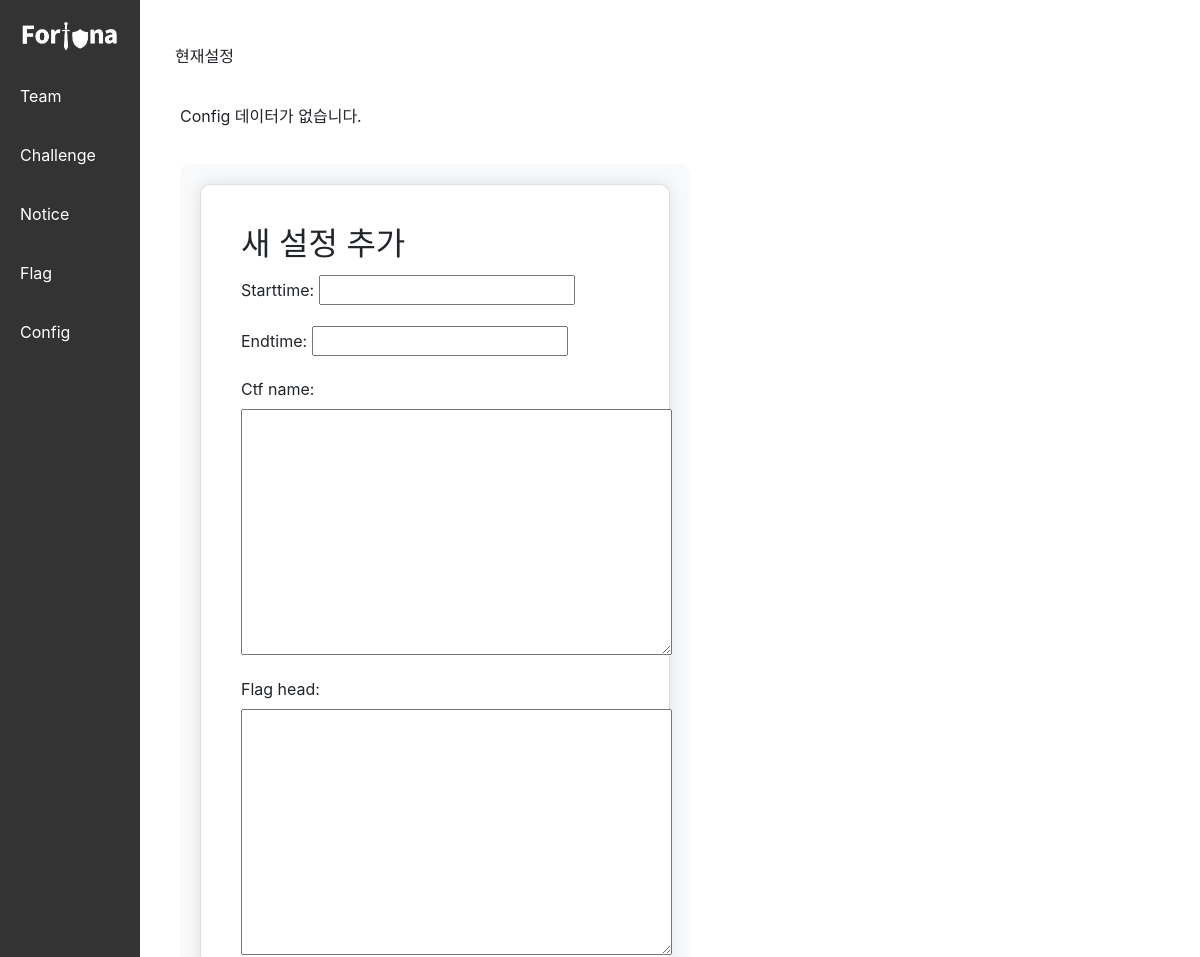
The page /manage/config/ (upper part) on the database as committed earlier.
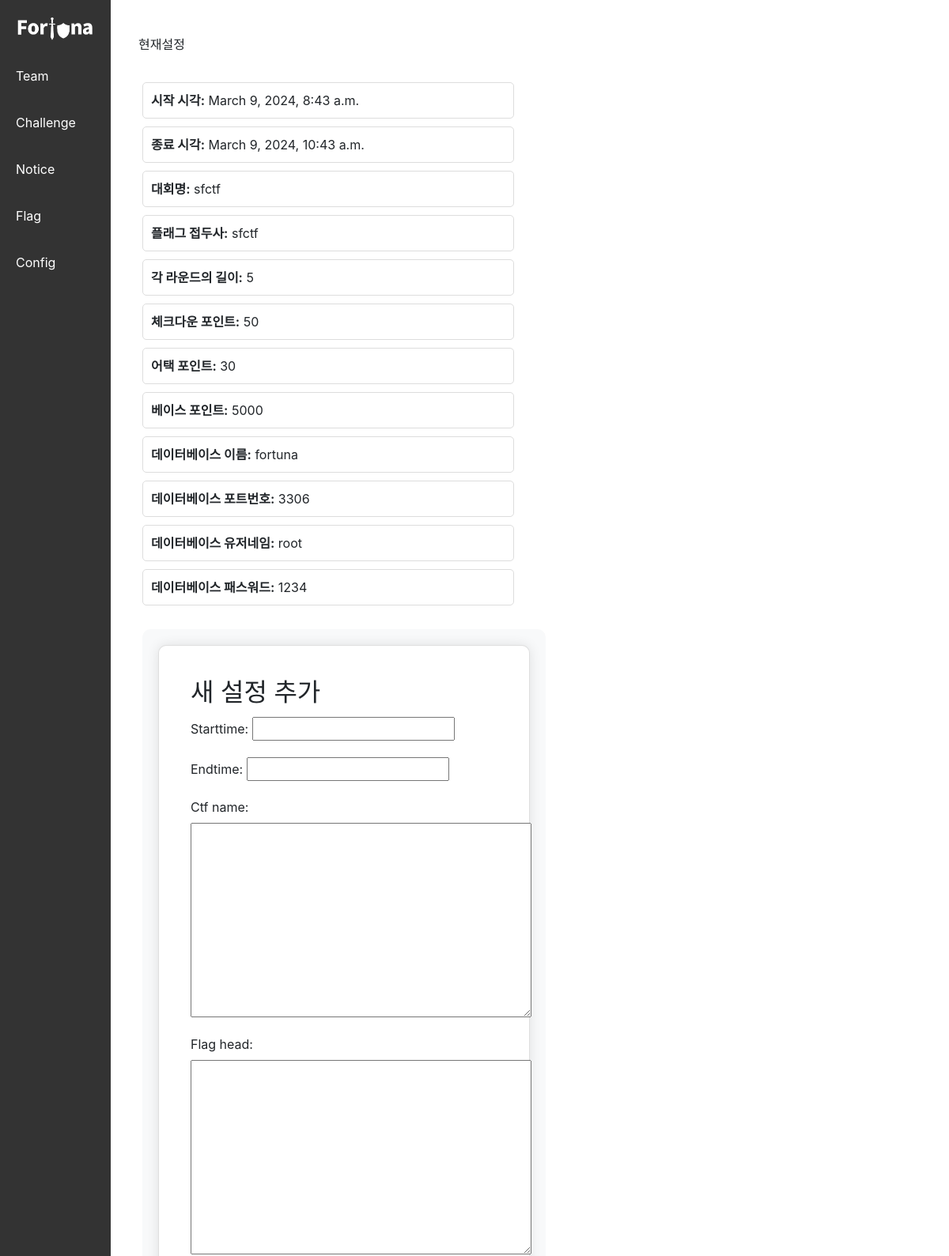
The same page on the database as committed later.
### config/models.py (models this page shows, shortened)
class Config(models.Model):
    starttime = models.DateTimeField()
    endtime = models.DateTimeField()
    ctf_name = models.TextField()
    flag_head = models.TextField()
    round_time = models.IntegerField()
    point_down = models.IntegerField()
    point_attack = models.IntegerField()
    point_base = models.IntegerField()
    db_name = models.TextField()
    db_port = models.IntegerField()
    db_username = models.TextField()
    db_password = models.TextField()
    created_at = models.DateTimeField(auto_now_add=True)

### config/views.py (the view)
# urls.py: path('config/', config.config_view, name='config'),
def config_view(request):
    if request.method == "POST":
        form = ConfigForm(request.POST)
        if form.is_valid():
            form.save()
            return redirect('config')  # 성공적으로 저장 후 같은 뷰로 리디렉션
    else:
        form = ConfigForm()  # GET 요청 시 빈 폼 생성
    try:
        config = Config.objects.latest('created_at')
        context = {'config': config, 'form': form}
    except Config.DoesNotExist:
        context = {'form': form}  # Config 데이터가 없을 경우 form만 컨텍스트에 추가
    return render(request, 'config/config.html', context)

### config/forms.py
class ConfigForm(forms.ModelForm):
    class Meta:
        model = Config
        fields = ['starttime', 'endtime', 'ctf_name', 'flag_head', 'round_time', 'point_down', 'point_attack', 'point_base', 'db_name', 'db_port', 'db_username', 'db_password']

### templates/config/config.html (shortened to what this page needs)
{% extends 'manage/base.html' %}
{% load static %}
{% block content %}
<div class="container-fluid mt-4">
    <p>현재설정</p>
    <div class="row">
        <div class="col-md-6 config-display">
            {% if config %}
            <div class="config-item"><span class="config-title">시작 시각:</span> {{ config.starttime }}</div>
            <div class="config-item"><span class="config-title">종료 시각:</span> {{ config.endtime }}</div>
            <div class="config-item"><span class="config-title">대회명:</span> {{ config.ctf_name }}</div>
            <div class="config-item"><span class="config-title">플래그 접두사:</span> {{ config.flag_head }}</div>
            <div class="config-item"><span class="config-title">각 라운드의 길이:</span> {{ config.round_time }}
            </div>
            <div class="config-item"><span class="config-title">체크다운 포인트:</span> {{ config.point_down }}
            </div>
            <div class="config-item"><span class="config-title">어택 포인트:</span> {{ config.point_attack }}
            </div>
            <div class="config-item"><span class="config-title">베이스 포인트:</span> {{ config.point_base }}
            </div>
            <div class="config-item"><span class="config-title">데이터베이스 이름:</span> {{ config.db_name }}</div>
            <div class="config-item"><span class="config-title">데이터베이스 포트번호:</span> {{ config.db_port }}
            </div>
            <div class="config-item"><span class="config-title">데이터베이스 유저네임:</span> {{ config.db_username }}
            </div>
            <div class="config-item"><span class="config-title">데이터베이스 패스워드:</span> {{ config.db_password }}
            </div>
            {% else %}
            <p>Config 데이터가 없습니다.</p>
            {% endif %}
        </div>
        <div class="col-md-6 config-form">
            <div class="card">
                <div class="card-body">
                    <h2 class="card-title">새 설정 추가</h2>
                    <form method="post">
                        {{ form.as_p }}
                    </form>
                </div>
            </div>
        </div>
    </div>
</div>
{% endblock content %}

Rows that differ between the two databases and show on the page:
added Config: starttime "March 9, 2024, 8:43 a.m.", endtime "March 9, 2024, 10:43 a.m.", ctf_name "sfctf", flag_head "sfctf", round_time "5", point_down "50", point_attack "30", point_base "5000", db_name "fortuna", db_port "3306", db_username "root", db_password "1234"
Other text that changed with them:
text no longer shown: "Config 데이터가 없습니다."
text now shown: "시작 시각: 종료 시각: 대회명: 플래그 접두사: 각 라운드의 길이: 체크다운 포인트: 어택 포인트: 베이스 포인트: 데이터베이스 이름: 데이터베이스 포트번호: 데이터베이스 유저네임: 데이터베이스 패스워드:"
